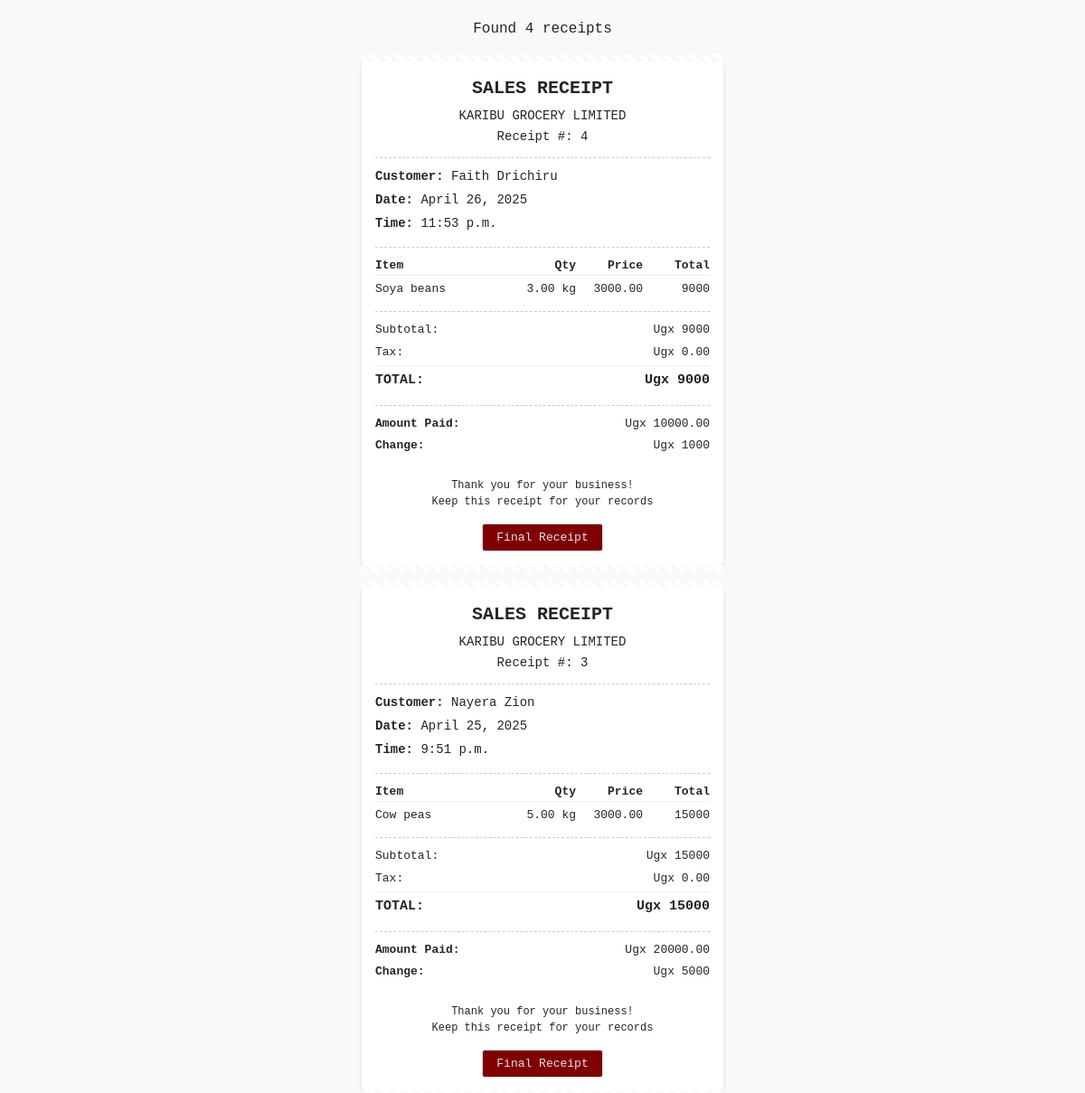
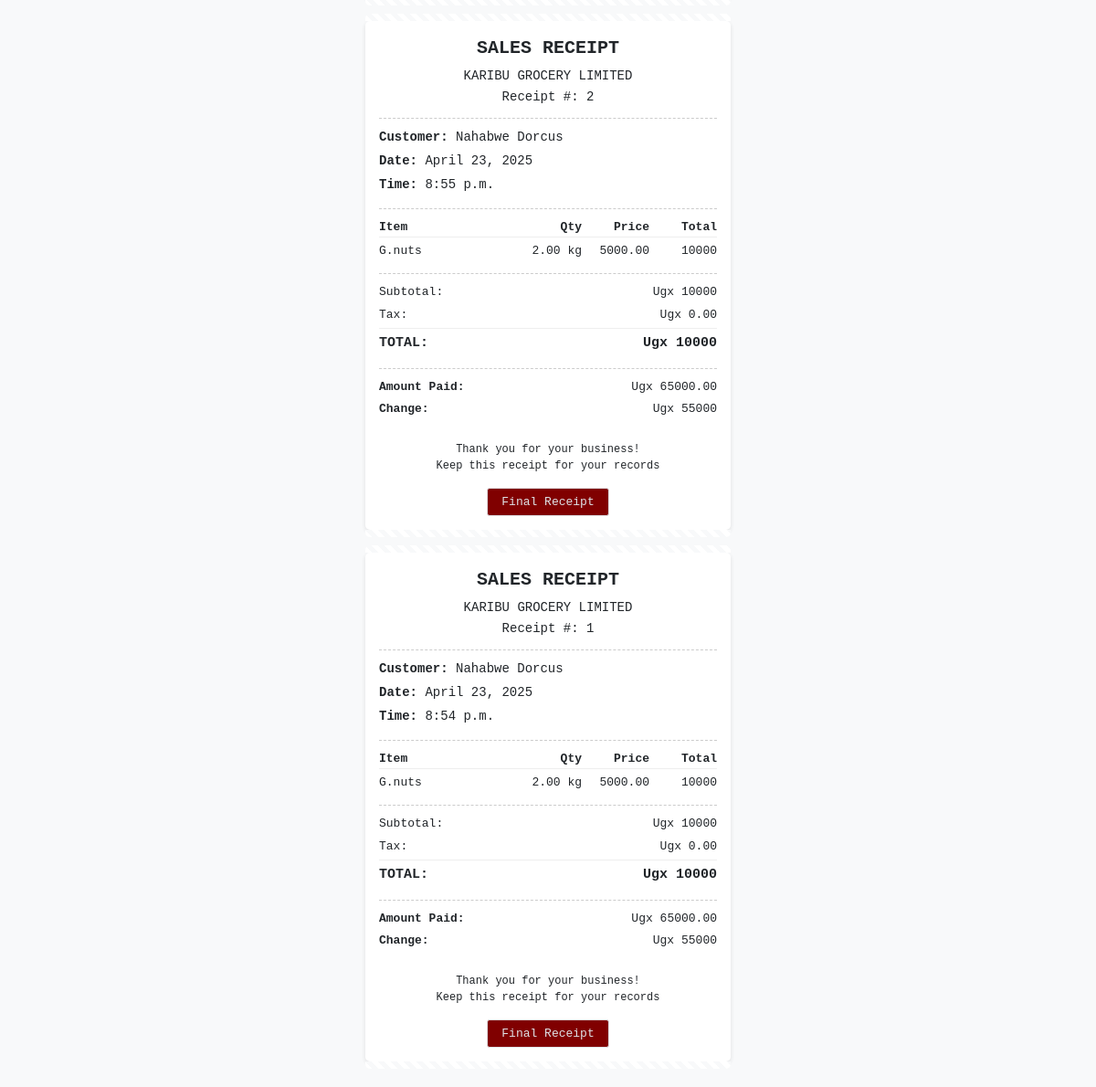
Screenshot of /receipt/ with the database file from the repository (2 pictures, top to bottom).
### home/models.py (models this page shows, shortened)
class Sale(models.Model):
    produce = models.ForeignKey(Produce, on_delete=models.SET_NULL, null=True)
    quantity = models.DecimalField(max_digits=10, decimal_places=2)
    price = models.DecimalField(max_digits=10, decimal_places=2)
    amount_paid_ugx = models.DecimalField(
        max_digits=15,
        decimal_places=2,
        validators=[MinValueValidator(10000)],
    )
    buyer_name = models.CharField(max_length=255, validators=[MinLengthValidator(2)])
    sales_agent = models.ForeignKey(
       Userprofile,
        on_delete=models.SET_NULL,
        null=True,
        blank=True,
    )
    branch = models.CharField(max_length=20, choices=BRANCH_CHOICES)
    date = models.DateField(auto_now_add=True)
    time = models.TimeField(auto_now_add=True)
    def get_total(self):
        expected_sales= self.price * self.quantity
        return int(expected_sales)
    def get_change(self):
        change = self.get_total() - self.amount_paid_ugx
        return abs(int(change))

class Produce(models.Model):
    name = models.CharField(max_length=100, unique=True)
    produce_type = models.CharField(max_length=50, validators=[MinLengthValidator(2)])
    price_per_kg = models.DecimalField(max_digits=10, decimal_places=2)

### home/views.py (the view)
# urls.py: path('receipt/', views.receipt, name='receipt'),
def receipt(request):
    sales = Sale.objects.all().order_by('-id')
    print(f"Number of sales found: {sales.count()}")
    return render(request, 'home/receipt.html', {'sales': sales})

### home/templates/home/receipt.html (shortened to what this page needs)
<!DOCTYPE html>
<html lang="en">
<head>
    <link href="https://cdn.jsdelivr.net/npm/bootstrap@5.0.2/dist/css/bootstrap.min.css" rel="stylesheet">
</head>
<body>
    {% block content %}
    <div class="container">
        {% if sales %}
            <p class="text-center mb-4">Found {{ sales|length }} receipts</p>
            <div class="receipt-container">
                {% for sale in sales %}
                <div class="receipt">
                    <div class="receipt-header">
                        <div class="receipt-title">SALES RECEIPT</div>
                        <div class="receipt-business">KARIBU GROCERY LIMITED</div>
                        <div class="receipt-business">Receipt #: {{ sale.id }}</div>
                    </div>
                    <div class="receipt-info">
                        <div class="receipt-customer">
                            <div><span class="bold">Customer:</span> {{ sale.buyer_name }}</div>
                            <div><span class="bold">Date:</span> {{ sale.date }}</div>
                            <div><span class="bold">Time:</span> {{ sale.time }}</div>
                        </div>
                    </div>
                    <div class="receipt-items">
                        <div class="item-header">
                            <span style="width: 40%;">Item</span>
                            <span style="width: 20%; text-align: right;">Qty</span>
                            <span style="width: 20%; text-align: right;">Price</span>
                            <span style="width: 20%; text-align: right;">Total</span>
                        </div>
                        <div class="item">
                            <span style="width: 40%;">{{ sale.produce.name }}</span>
                            <span style="width: 20%; text-align: right;">{{ sale.quantity }} kg</span>
                            <span style="width: 20%; text-align: right;">{{ sale.price }}</span>
                            <span style="width: 20%; text-align: right;">{{ sale.get_total }}</span>
                        </div>
                    </div>
                    <div class="receipt-totals">
                        <div class="total-row">
                            <span>Subtotal:</span>
                            <span>Ugx {{ sale.get_total }}</span>
                        </div>
                        <div class="total-row">
                            <span>Tax:</span>
                            <span>Ugx 0.00</span>
                        </div>
                        <div class="total-row grand-total">
                            <span>TOTAL:</span>
                            <span>Ugx {{ sale.get_total }}</span>
                        </div>
                    </div>
                    <div class="receipt-payment">
                        <div class="payment-row">
                            <span class="bold">Amount Paid:</span>
                            <span>Ugx {{ sale.amount_paid_ugx }}</span>
                        </div>
                        <div class="payment-row">
                            <span class="bold">Change:</span>
                            <span>Ugx {{ sale.get_change }}</span>
                        </div>
                    </div>
                    <div class="receipt-footer">
                        <div>Thank you for your business!</div>
                        <div>Keep this receipt for your records</div>
                    </div>
                    <div class="receipt-actions">
                        <a href="{% url 'receipt_detail' sale.id %}" class="receipt-btn" style="background-color: maroon; color:#dee2e6;">Final Receipt</a>
                    </div>
                </div>
                {% endfor %}
            </div>
        {% else %}
            <div class="alert alert-warning">
                No sales records found! Please make sure there are sales in the database.
            </div>
        {% endif %}
    </div>
    {% endblock %}
</body>
</html>

### home/templates/home/receipt.html (style rules this page uses)
body { font-family: 'Courier New', monospace; background-color: #f8f9fa; margin: 0; padding: 20px; }
.receipt-container { max-width: 400px; margin: 0 auto; }
.receipt { background-color: white; border-radius: 5px; box-shadow: 0 2px 5px rgba(0, 0, 0, 0.1); padding: 15px; margin-bottom: 25px; position: relative; }
.receipt::before, .receipt::after { content: ''; position: absolute; left: 0; right: 0; height: 8px; background: repeating-linear-gradient( 45deg, white, white 5px, #f8f9fa 5px, #f8f9fa 10px ); }
.receipt::before { top: -8px; border-radius: 5px 5px 0 0; }
.receipt::after { bottom: -8px; border-radius: 0 0 5px 5px; }
.receipt-header { text-align: center; border-bottom: 1px dashed #ccc; padding-bottom: 10px; margin-bottom: 10px; }
.receipt-title { font-size: 20px; font-weight: bold; margin-bottom: 5px; }
.receipt-business { font-size: 14px; margin-bottom: 2px; }
.receipt-info { border-bottom: 1px dashed #ccc; padding-bottom: 10px; margin-bottom: 10px; }
.receipt-customer { display: flex; flex-wrap: wrap; font-size: 14px; }
.receipt-customer div { margin-bottom: 5px; width: 100%; }
.receipt-items { border-bottom: 1px dashed #ccc; padding-bottom: 10px; margin-bottom: 10px; }
.item-header { display: flex; justify-content: space-between; border-bottom: 1px solid #eee; font-weight: bold; font-size: 13px; margin-bottom: 5px; }
.item { display: flex; justify-content: space-between; font-size: 13px; margin-bottom: 5px; }
.receipt-totals { border-bottom: 1px dashed #ccc; padding-bottom: 10px; margin-bottom: 10px; }
.total-row { display: flex; justify-content: space-between; font-size: 13px; margin-bottom: 5px; }
.grand-total { font-weight: bold; font-size: 15px; border-top: 1px solid #eee; padding-top: 5px; }
.receipt-payment { padding-bottom: 10px; margin-bottom: 10px; font-size: 13px; }
.payment-row { display: flex; justify-content: space-between; margin-bottom: 5px; }
.receipt-footer { text-align: center; font-size: 12px; }
.receipt-actions { text-align: center; margin-top: 15px; }
.receipt-btn { background-color: #f8f9fa; color: #212529; border: 1px solid #dee2e6; padding: 5px 15px; border-radius: 3px; font-size: 13px; text-decoration: none; display: inline-block; }
.bold { font-weight: bold; }

### rows the page displays
Sale: id "4", buyer_name "Faith Drichiru", date "April 26, 2025", time "11:53 p.m.", produce.name "Soya beans", quantity "3.00", price "3000.00", get_total "9000", amount_paid_ugx "10000.00", get_change "1000"
Sale: id "3", buyer_name "Nayera Zion", date "April 25, 2025", time "9:51 p.m.", produce.name "Cow peas", quantity "5.00", price "3000.00", get_total "15000", amount_paid_ugx "20000.00", get_change "5000"
Sale: id "2", buyer_name "Nahabwe Dorcus", date "April 23, 2025", time "8:55 p.m.", produce.name "G.nuts", quantity "2.00", price "5000.00", get_total "10000", amount_paid_ugx "65000.00", get_change "55000"
Sale: id "1", buyer_name "Nahabwe Dorcus", date "April 23, 2025", time "8:54 p.m.", produce.name "G.nuts", quantity "2.00", price "5000.00", get_total "10000", amount_paid_ugx "65000.00", get_change "55000"

### other values shown
{{ sales|length }} "4"
